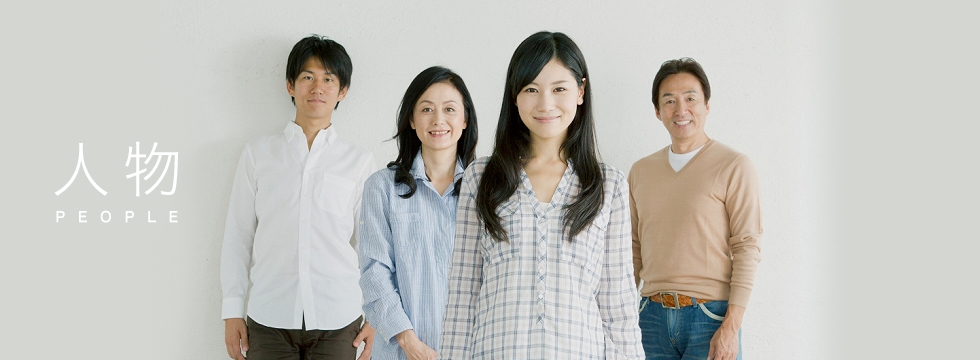
#> input picture img/mainImg.jpg, 980 x 360 px
$ python yoi.py ../img/mainImg.jpg   (Python 2 division)
#> lines starting #> are read from the running program, lines starting #| are printed output that depends on the picture; long printed decimals are rounded
# -*- coding: utf-8 -*-
"""
2017/06/26
RGB値それぞれの画像
python 2.7.13
opencv 3.XX
numpy  1.12.1
"""
import numpy as np
import cv2
import sys

if __name__ == "__main__":

	args = sys.argv

	# 画像の読み込み
	img_color = cv2.imread(args[1])
#> img_color is the input picture: shape (360, 980, 3); mean B, G, R 188.2, 193.1, 193.8
	print img_color
#> (printed output is left out)
	print ('--------------------')
	print np.shape( img_color )
#| (360, 980, 3)
	print ('--------------------')


	# RGB値をそれぞれ抽出
	imgR = img_color[:,:,2]
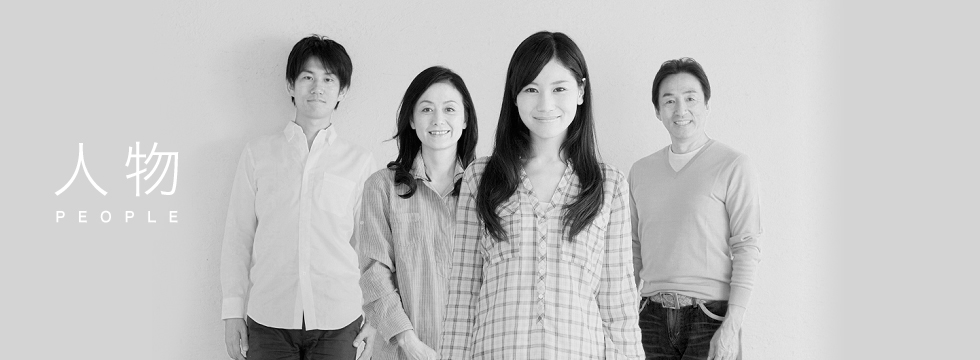
#> imgR: shape (360, 980); min 0, max 255, mean 193.8
	imgG = img_color[:,:,1]
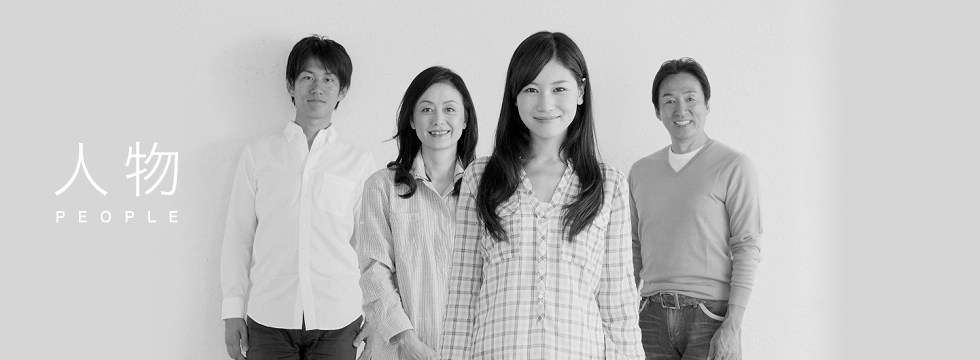
#> imgG: shape (360, 980); min 0, max 255, mean 193.1
	imgB = img_color[:,:,0]
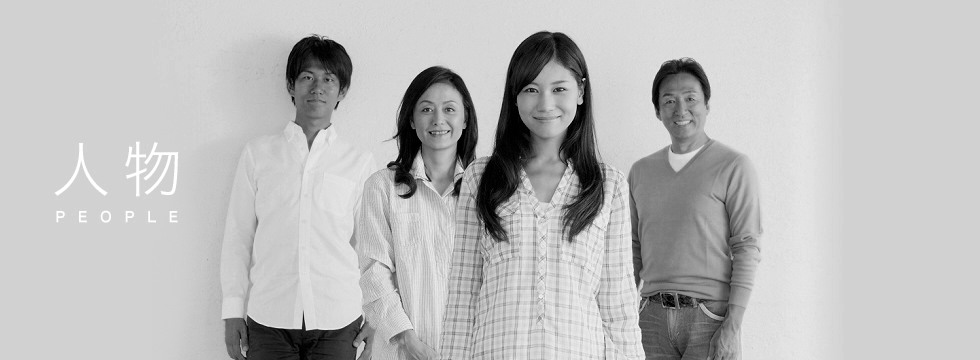
#> imgB: shape (360, 980); min 0, max 255, mean 188.2
	print np.shape(imgR),np.shape(imgG),np.shape(imgB)
#| (360, 980) (360, 980) (360, 980)
	print('-----------------------')
	print(imgB)
#> (printed output is left out)


	# 画像の表示
	cv2.imshow( 'color_R', imgR )
	cv2.imshow( 'color_G', imgG )
	cv2.imshow( 'color_B', imgB )

	average_color_per_row = np.average(img_color,axis=0)
#> average_color_per_row = 980 rows, first 8: [209, 214, 212], [209, 214, 212], [209, 214, 212], [209, 214, 212], [209, 214, 212], [209, 214, 212], [209, 214, 212], [209, 214, 212]
	average_color = np.average(average_color_per_row, axis=0)
#> average_color = [188.2, 193.1, 193.8]
	average_color = np.uint8(average_color)
#> average_color = [188, 193, 193]
	print(average_color)
#| [188 193 193]
	average_sum = int(average_color[1])+int(average_color[0])+int(average_color[2])
#> average_sum = 574
	print((int(average_color[1])+int(average_color[0])) / float(average_color[2]))
#| 1.974
	print(average_sum)
#| 574
	if(int(average_color[1])+int(average_color[0])+int(average_color[2]) != 300):
		print(300 / float(average_sum) * average_color[2])
#| 100.871
	average_color_img = np.array([[average_color]*500]*500, np.uint8)
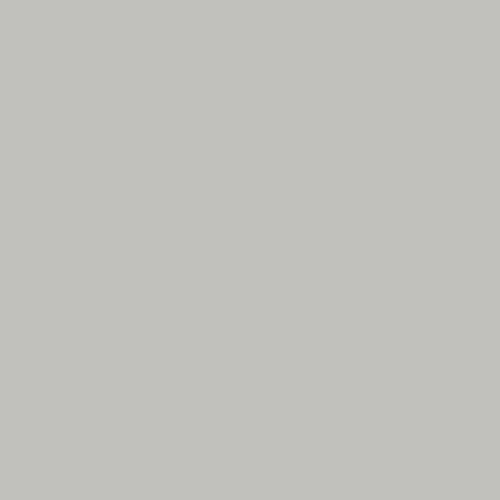
#> average_color_img: shape (500, 500, 3); mean of channels 0, 1, 2 188, 193, 193; drawn as B, G, R
	cv2.imwrite('avarage.png',average_color_img)

	cv2.imshow('average',average_color_img)
	# 何かしらのキーを押せばwindowを閉じる
	if cv2.waitKey(0):
#> (key Esc is pressed here)
		cv2.destroyAllWindows()
